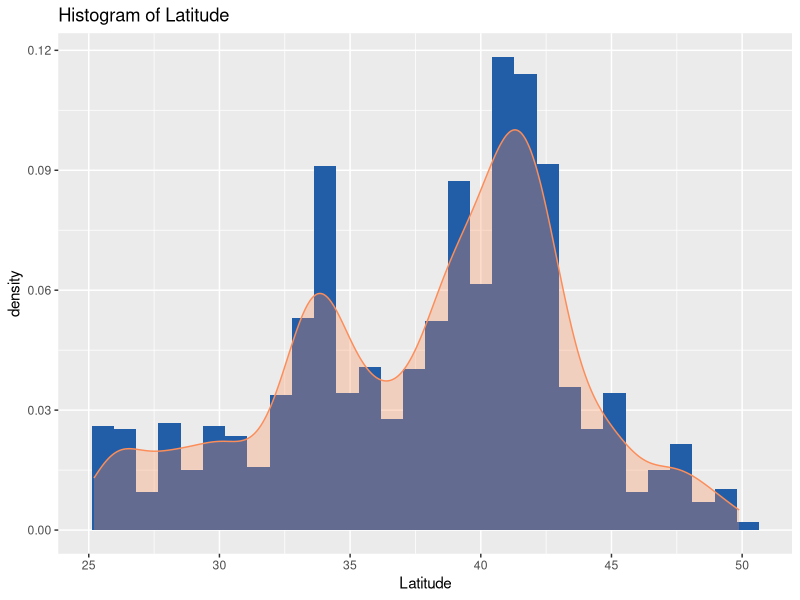
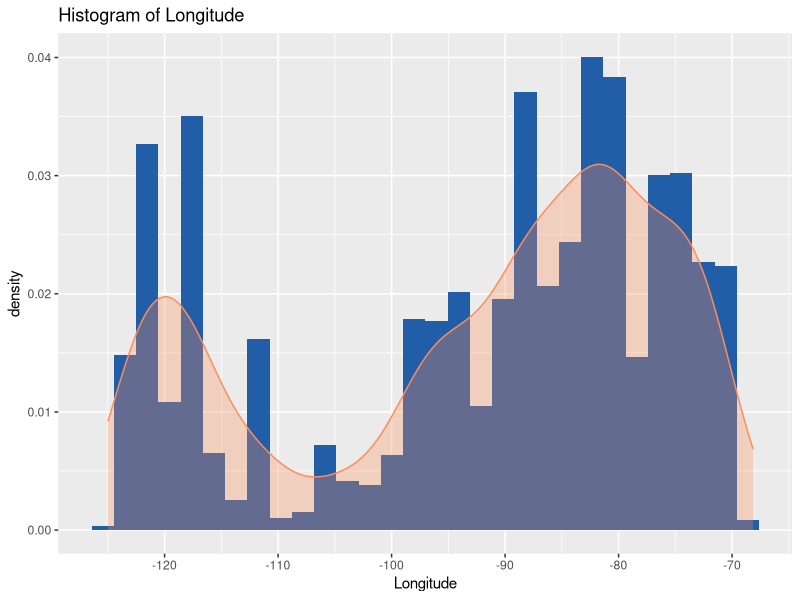
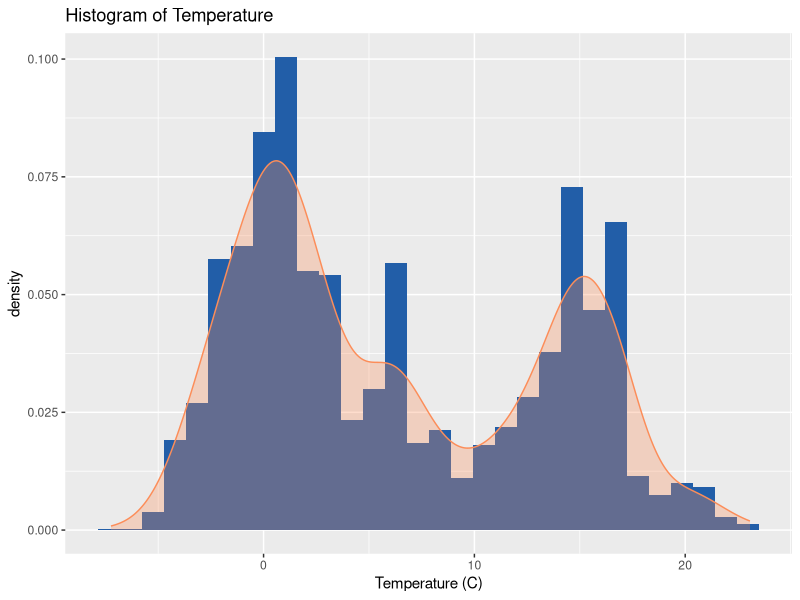
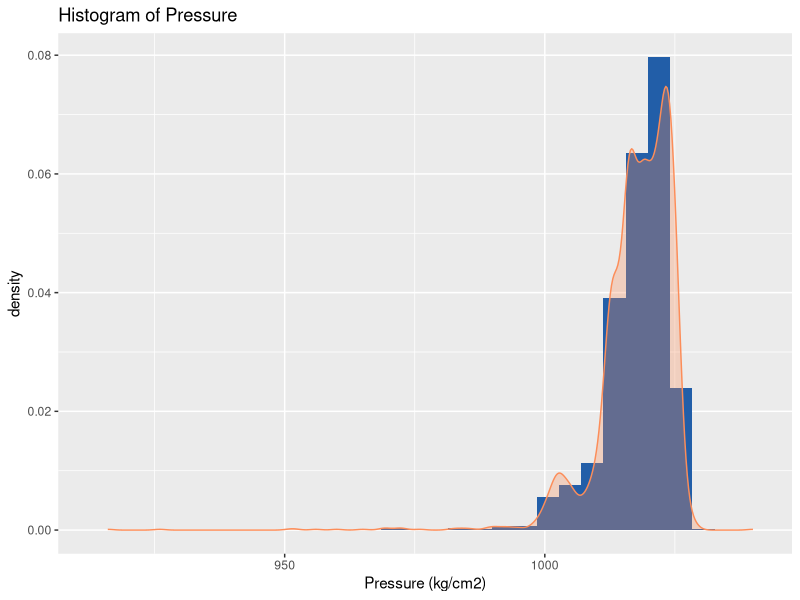
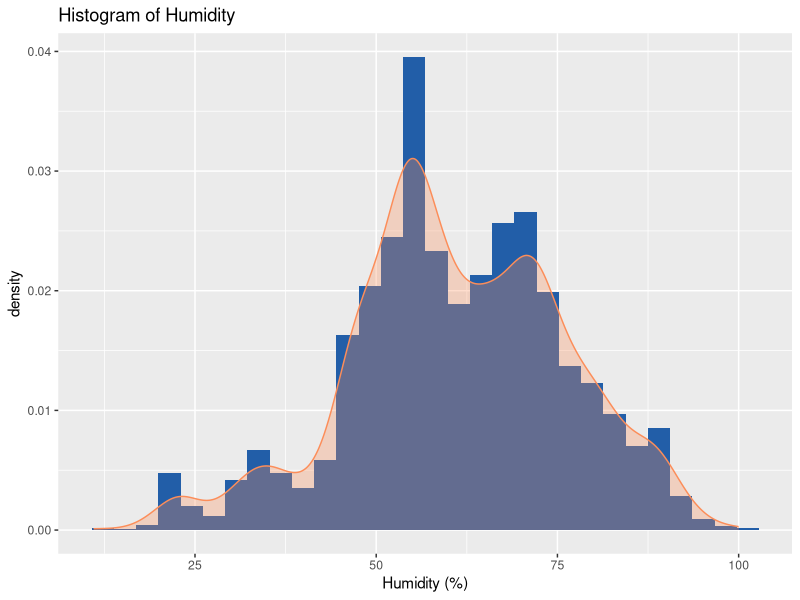
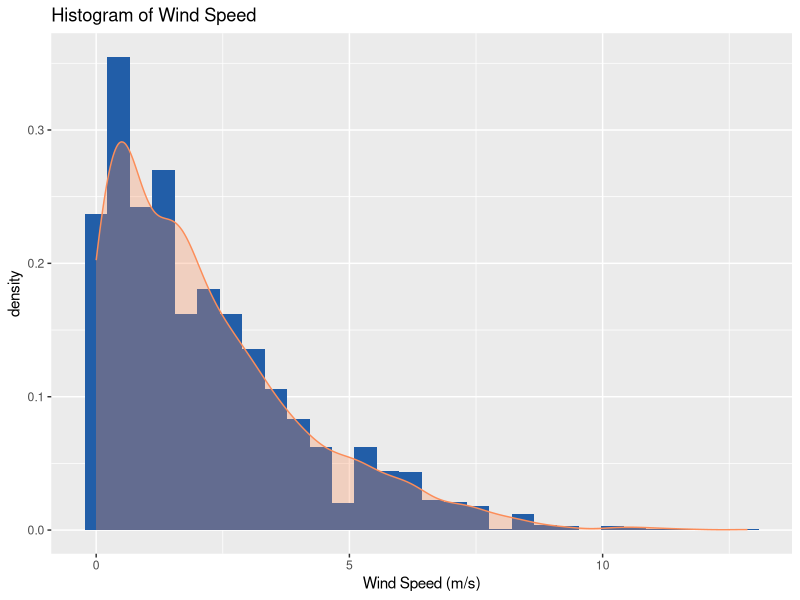
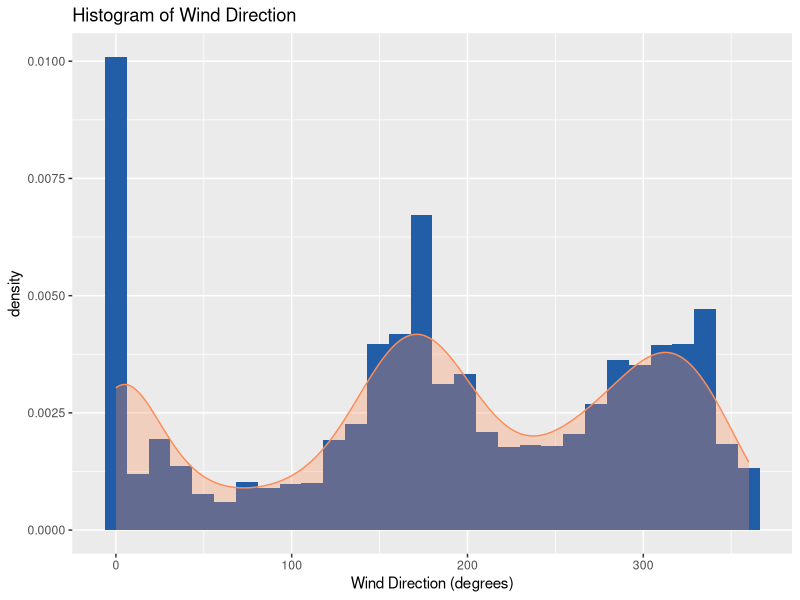
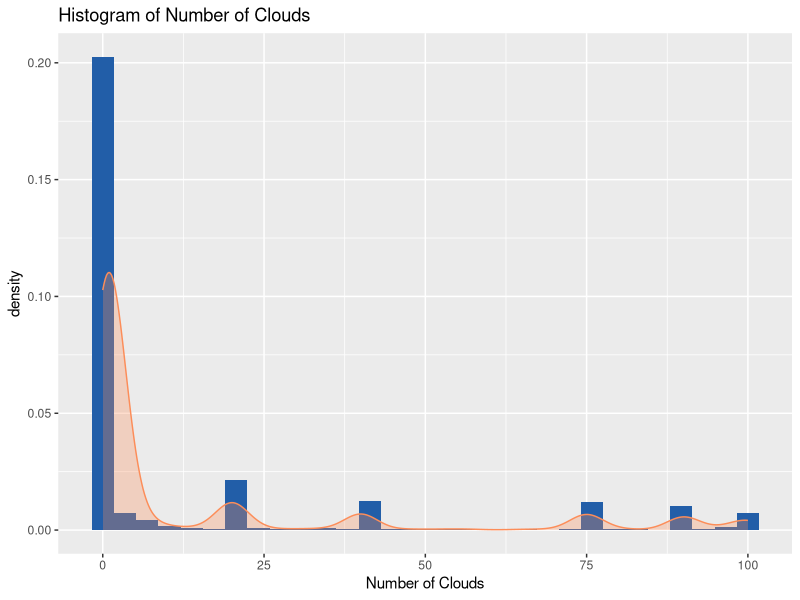

Reproduce these figures in R, in order.
#data exploration page

library(tidyverse)
cityweather <- read_csv("cityweather.csv", col_names = TRUE)

#create new variables

cityweather <- cityweather %>% 
  select(-visibility) %>% mutate(
  tempdiff = temp_max - temp_min, 
  lon_cat = ifelse(Lon >= -75, "[-75, -65)", ifelse(Lon >= -85, "[-85,-75)", ifelse(Lon >= -95, "[-95,-85)", ifelse(Lon >= -105, "[-105,-95)", ifelse(Lon >= -115, "[-115,-105)", "[-125,-115)"))))),
  lat_cat = ifelse(Lat >= 45, "[45,50)", ifelse(Lat >= 40, "[40,45)", ifelse(Lat >= 35, "[35,40)", ifelse(Lat >= 30, "[30,35)", "[25,30)")))),
  humidity_cat = ifelse(humidity >= 80, "[80,100)", ifelse(humidity >= 60, "[60,80)", ifelse(humidity >= 40, "[40,60)", "[0,40)"))), 
  temp_cat = ifelse(temp >= 16, "Very High", ifelse(temp >= 8, "High", ifelse(temp >= 0, "Low", "Very Low"))),
  pressure_cat = ifelse(pressure >= 1030, "Very High", ifelse(pressure >= 1020, "High", ifelse(pressure >= 1010, "Low", "Very Low"))),
  wind_speed_cat = ifelse(wind_speed >= 9, "Very High", ifelse(wind_speed >= 6, "High", ifelse(wind_speed >= 3, "Low", "Very Low"))),
  wind_deg_cat = ifelse(wind_deg >= 315, "North", ifelse(wind_deg >= 225, "West", ifelse(wind_deg >= 135, "South", ifelse(wind_deg >= 45, "East", "North")))))

cityweather$lon_cat <- ordered(cityweather$lon_cat, levels = c("[-125,-115)","[-115,-105)","[-105,-95)","[-95,-85)","[-85,-75)","[-75, -65)"))
cityweather$lat_cat <- ordered(cityweather$lat_cat, levels = c("[25,30)","[30,35)","[35,40)","[40,45)","[45,50)"))
cityweather$humidity_cat <- ordered(cityweather$humidity_cat, levels = c("[0,40)","[40,60)","[60,80)","[80,100)"))
cityweather$temp_cat <- ordered(cityweather$temp_cat, levels = c("Very Low","Low","High","Very High"))
cityweather$pressure_cat <- ordered(cityweather$pressure_cat, levels = c("Very Low","Low","High","Very High"))
cityweather$wind_speed_cat <- ordered(cityweather$wind_speed_cat, levels = c("Very Low","Low","High","Very High"))
cityweather$wind_deg_cat <- ordered(cityweather$wind_deg_cat, levels = c("North", "East", "South", "West"))


#Categorical Summaries

table(cityweather$lon_cat, cityweather$lat_cat, deparse.level = 2)

table(cityweather$lon_cat, cityweather$humidity_cat, deparse.level = 2)

table(cityweather$lat_cat, cityweather$humidity_cat, deparse.level = 2)

#Numerical Summaries

cityweather %>% group_by(lat_cat) %>% summarise(avg_temp = mean(temp), sd_temp = sd(temp), avg_tempdiff = mean(tempdiff), sd_tempdiff = sd(tempdiff))

cityweather %>% group_by(humidity_cat) %>% summarise(avg_clouds = mean(numclouds), IQR = IQR(numclouds))

cityweather %>% group_by(lon_cat) %>% summarise(avg_temp = mean(temp), sd_temp = sd(temp), avg_tempdiff = mean(tempdiff), sd_tempdiff = sd(tempdiff))

cityweather %>% group_by(lat_cat) %>% summarise(avg_humidity = mean(humidity), sd_humidity = sd(humidity))


#Visual Summaries

#histogram of Latitude
ggplot(cityweather, aes(Lat)) + geom_histogram(aes(y = ..density..), fill = "#225ea8") + geom_density(alpha = 0.3, fill = "#fc8d59", color = "#fc8d59") +
  labs(title = "Histogram of Latitude", x = "Latitude")

#histogram of Longitude
ggplot(cityweather, aes(Lon)) + geom_histogram(aes(y = ..density..), fill = "#225ea8") + geom_density(alpha = 0.3, fill = "#fc8d59", color = "#fc8d59") + 
  labs(title = "Histogram of Longitude", x = "Longitude")

#histogram of Temp
ggplot(cityweather, aes(temp)) + geom_histogram(aes(y = ..density..), fill = "#225ea8") + geom_density(alpha = 0.3, fill = "#fc8d59", color = "#fc8d59") + 
  labs(title = "Histogram of Temperature", x = "Temperature (C)")

#histogram of pressure
ggplot(cityweather, aes(pressure)) + geom_histogram(aes(y = ..density..), fill = "#225ea8") + geom_density(alpha = 0.3, fill = "#fc8d59", color = "#fc8d59") + 
  labs(title = "Histogram of Pressure", x = "Pressure (kg/cm2)")

#histogram of humidity
ggplot(cityweather, aes(humidity)) + geom_histogram(aes(y = ..density..), fill = "#225ea8") + geom_density(alpha = 0.3, fill = "#fc8d59", color = "#fc8d59") + 
  labs(title = "Histogram of Humidity", x = "Humidity (%)")

#histogram of wind_speed
ggplot(cityweather, aes(wind_speed)) + geom_histogram(aes(y = ..density..), fill = "#225ea8") + geom_density(alpha = 0.3, fill = "#fc8d59", color = "#fc8d59") + 
  labs(title = "Histogram of Wind Speed", x = "Wind Speed (m/s)")

#histogram of wind_deg
ggplot(cityweather, aes(wind_deg)) + geom_histogram(aes(y = ..density..), fill = "#225ea8") + geom_density(alpha = 0.3, fill = "#fc8d59", color = "#fc8d59") + 
  labs(title = "Histogram of Wind Direction", x = "Wind Direction (degrees)")

#histogram of num_clouds
ggplot(cityweather, aes(numclouds)) + geom_histogram(aes(y = ..density..), fill = "#225ea8") + geom_density(alpha = 0.3, fill = "#fc8d59", color = "#fc8d59") + 
  labs(title = "Histogram of Number of Clouds", x = "Number of Clouds")


#scatter of Lat x Lon
ggplot(cityweather, aes(Lon,Lat)) + geom_point() + 
  labs(title = "Scatter Plot of Longitude vs. Latitude", x = "Longitude", y = "Latitude")

#scatter of Lat x Lon colored by temp_cat
ggplot(cityweather, aes(Lon,Lat)) + geom_point(aes(color = temp_cat)) + 
  labs(title = "Scatter Plot of Longitude vs. Latitude", x = "Longitude", y = "Latitude") +
  scale_color_discrete(name = "Temperature")

#scatter plot of Lat x Lon colored by humidity_cat
ggplot(cityweather, aes(Lon,Lat)) + geom_point(aes(color = humidity_cat)) + 
  labs(title = "Scatter Plot of Longitude vs. Latitude", x = "Longitude", y = "Latitude") +
  scale_color_discrete(name = "Humidity")

#scatter plot of Lat x Lon colored by pressure_cat
ggplot(cityweather, aes(Lon,Lat)) + geom_point(aes(color = pressure_cat)) + 
  labs(title = "Scatter Plot of Longitude vs. Latitude", x = "Longitude", y = "Latitude") +
  scale_color_discrete(name = "Pressure")

#scatter plot of Lat x Lon colored by wind_speed_cat
ggplot(cityweather, aes(Lon,Lat)) + geom_point(aes(color = wind_speed_cat)) + 
  labs(title = "Scatter Plot of Longitude vs. Latitude", x = "Longitude", y = "Latitude") +
  scale_color_discrete(name = "Wind Speed")

#scatter plot of Lat x Lon colored by wind_deg_cat
ggplot(cityweather, aes(Lon,Lat)) + geom_point(aes(color = wind_deg_cat)) + 
  labs(title = "Scatter Plot of Longitude vs. Latitude", x = "Longitude", y = "Latitude") +
  scale_color_discrete(name = "Wind Direction")

#Temp vs Humidity by Latitude
ggplot(cityweather, aes(temp,humidity)) + geom_point(aes(color = lat_cat)) + scale_color_discrete(name = "Latitude") + labs(title = "Temperature vs. Humidity", x = "Temperature (C)", y = "Humidity (%)")

#Temp vs Humidity by Longitude
ggplot(cityweather, aes(temp,humidity)) + geom_point(aes(color = lon_cat)) + scale_color_discrete(name = "Longitude") + labs(title = "Temperature vs. Humidity", x = "Temperature (C)", y = "Humidity (%)")

#wind speed vs. wind direction
ggplot(cityweather, aes(wind_deg,wind_speed)) + geom_point(aes(color = wind_deg_cat)) + 
  labs(title = "Wind Speed vs. Wind Direction", x = "Wind Direction (degrees)", y = "Wind Speed (m/s)") + 
  scale_color_discrete("Wind Direction")
